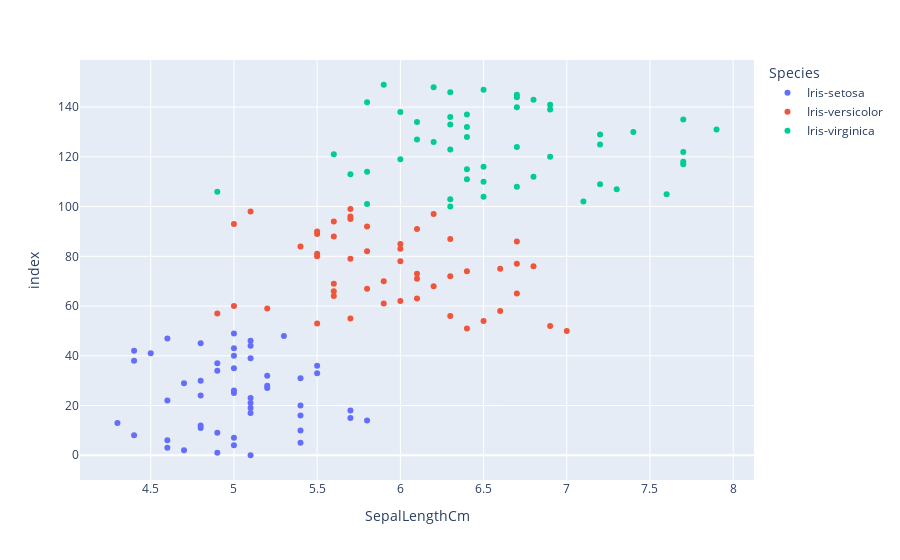

The code cell stored with this chart in its notebook:
### Markdown cell above
##### 4. Create a scatter plot and take hue = "Species"

### Code cell
px.scatter(df,x='SepalLengthCm',color='Species')

### Figure 1 — Plotly figure (JSON) as saved in the notebook; plotly's stock layout.template omitted (floating-point values rounded to 4 significant figures)
{"data": [{"hovertemplate": "Species=Iris-setosa<br>SepalLengthCm=%{x}<br>index=%{y}<extra></extra>", "legendgroup": "Iris-setosa", "marker": {"color": "#636efa", "symbol": "circle"}, "mode": "markers", "name": "Iris-setosa", "orientation": "h", "showlegend": true, "type": "scatter", "x": [5.1, 4.9, 4.7, 4.6, 5, 5.4, 4.6, 5, 4.4, 4.9, 5.4, 4.8, 4.8, 4.3, 5.8, 5.7, 5.4, 5.1, 5.7, 5.1, 5.4, 5.1, 4.6, 5.1, 4.8, 5, 5, 5.2, 5.2, 4.7, 4.8, 5.4, 5.2, 5.5, 4.9, 5, 5.5, 4.9, 4.4, 5.1, 5, 4.5, 4.4, 5, 5.1, 4.8, 5.1, 4.6, 5.3, 5], "xaxis": "x", "y": [0, 1, 2, 3, 4, 5, 6, 7, 8, 9, 10, 11, 12, 13, 14, 15, 16, 17, 18, 19, 20, 21, 22, 23, 24, 25, 26, 27, 28, 29, 30, 31, 32, 33, 34, 35, 36, 37, 38, 39, 40, 41, 42, 43, 44, 45, 46, 47, 48, 49], "yaxis": "y"}, {"hovertemplate": "Species=Iris-versicolor<br>SepalLengthCm=%{x}<br>index=%{y}<extra></extra>", "legendgroup": "Iris-versicolor", "marker": {"color": "#EF553B", "symbol": "circle"}, "mode": "markers", "name": "Iris-versicolor", "orientation": "h", "showlegend": true, "type": "scatter", "x": [7, 6.4, 6.9, 5.5, 6.5, 5.7, 6.3, 4.9, 6.6, 5.2, 5, 5.9, 6, 6.1, 5.6, 6.7, 5.6, 5.8, 6.2, 5.6, 5.9, 6.1, 6.3, 6.1, 6.4, 6.6, 6.8, 6.7, 6, 5.7, 5.5, 5.5, 5.8, 6, 5.4, 6, 6.7, 6.3, 5.6, 5.5, 5.5, 6.1, 5.8, 5, 5.6, 5.7, 5.7, 6.2, 5.1, 5.7], "xaxis": "x", "y": [50, 51, 52, 53, 54, 55, 56, 57, 58, 59, 60, 61, 62, 63, 64, 65, 66, 67, 68, 69, 70, 71, 72, 73, 74, 75, 76, 77, 78, 79, 80, 81, 82, 83, 84, 85, 86, 87, 88, 89, 90, 91, 92, 93, 94, 95, 96, 97, 98, 99], "yaxis": "y"}, {"hovertemplate": "Species=Iris-virginica<br>SepalLengthCm=%{x}<br>index=%{y}<extra></extra>", "legendgroup": "Iris-virginica", "marker": {"color": "#00cc96", "symbol": "circle"}, "mode": "markers", "name": "Iris-virginica", "orientation": "h", "showlegend": true, "type": "scatter", "x": [6.3, 5.8, 7.1, 6.3, 6.5, 7.6, 4.9, 7.3, 6.7, 7.2, 6.5, 6.4, 6.8, 5.7, 5.8, 6.4, 6.5, 7.7, 7.7, 6, 6.9, 5.6, 7.7, 6.3, 6.7, 7.2, 6.2, 6.1, 6.4, 7.2, 7.4, 7.9, 6.4, 6.3, 6.1, 7.7, 6.3, 6.4, 6, 6.9, 6.7, 6.9, 5.8, 6.8, 6.7, 6.7, 6.3, 6.5, 6.2, 5.9], "xaxis": "x", "y": [100, 101, 102, 103, 104, 105, 106, 107, 108, 109, 110, 111, 112, 113, 114, 115, 116, 117, 118, 119, 120, 121, 122, 123, 124, 125, 126, 127, 128, 129, 130, 131, 132, 133, 134, 135, 136, 137, 138, 139, 140, 141, 142, 143, 144, 145, 146, 147, 148, 149], "yaxis": "y"}], "layout": {"legend": {"title": {"text": "Species"}, "tracegroupgap": 0}, "margin": {"t": 60}, "xaxis": {"anchor": "y", "domain": [0, 1], "title": {"text": "SepalLengthCm"}}, "yaxis": {"anchor": "x", "domain": [0, 1], "title": {"text": "index"}}}}
